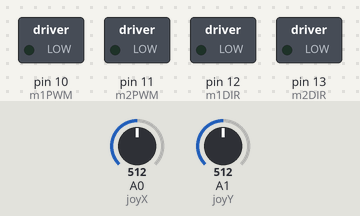
Simulated run of this sketch. Board: Arduino Uno, built with avr-gcc and run on an emulated ATmega328P. Parts: switched loads named in the sketch (green lamp = pin HIGH). The test bench sets the inputs (shaded band); at power-on: A0 (joyX) = 512, A1 (joyY) = 512.

Above: at 1.3 s.
1.4 s: A0 (joyX) set to 716
At 1.8 s:
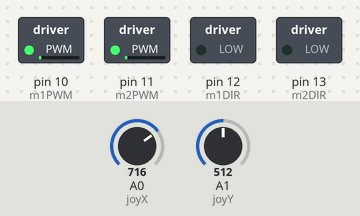
4.4 s: A1 (joyY) set to 716
At 5.21 s:
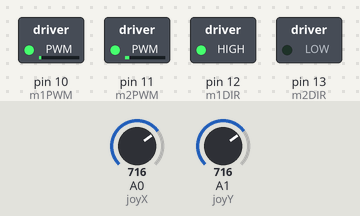
7.4 s: A0 (joyX) set to 900
10.4 s: A1 (joyY) set to 1023
At 10.82 s:
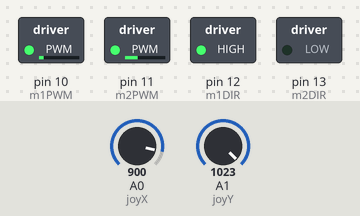
13.4 s: A0 (joyX) set to 0
At 13.83 s:
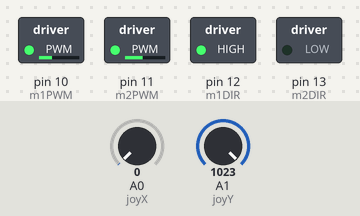
16.4 s: A1 (joyY) set to 900
Timing chart, 0 to 20.4 s (numbered marks = the images above; inputs shaded):
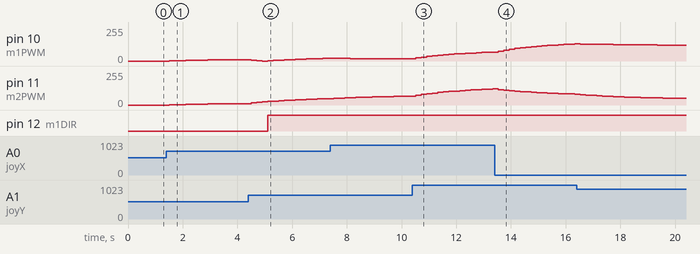

The sketch:

suitbot_control.ino
```cpp
int joyX = A0;
int joyY = A1;

int m1PWM = 10;
int m2PWM = 11;
int m1DIR = 12;
int m2DIR = 13;

int neu_val = 495;

float last_l = 0.0;
float last_r = 0.0;

float smooth_k = 0.9;

void setup() {
  Serial.begin(9600);

  pinMode(joyX, INPUT);
  pinMode(joyY, INPUT);

  pinMode(m1PWM, OUTPUT);
  pinMode(m2PWM, OUTPUT);
  pinMode(m1DIR, OUTPUT);
  pinMode(m2DIR, OUTPUT);

  delay(100);
  neu_val = analogRead(joyX);

}

void loop() {

  int x_val = analogRead(joyX);
  int y_val = analogRead(joyY);

  float left_out = float(y_val-neu_val) - float(x_val-neu_val)/3;
  float right_out = float(y_val-neu_val) + float(x_val-neu_val)/3;

  left_out = left_out / 1200.0;
  right_out = right_out / 1200.0;

  left_out = smooth_k*last_l + (1.0-smooth_k)*left_out;
  right_out = smooth_k*last_r + (1.0-smooth_k)*right_out;

  int left_pow = int(abs(left_out)*255);
  int right_pow = int(abs(right_out)*255);

  bool left_dir = left_out > 0;
  bool right_dir = right_out < 0;

  digitalWrite(m1DIR, left_dir);
  digitalWrite(m2DIR, right_dir);

  analogWrite(m1PWM, left_pow);
  analogWrite(m2PWM, right_pow);

  //Serial.println("motor_pwms");
  //Serial.println(left_out);
  //Serial.println(right_out);

  delay(200);

  last_l = left_out;
  last_r = right_out;

}
```

Measured:
- after the input at 1.4 s, pin 10 (m1PWM), pin 11 (m2PWM): moves from 0/255 to 11/255 over 2.6 s, starting after 0.10 s
- after the input at 4.4 s, pin 12 (m1DIR): LOW → HIGH after 0.71 s
- after the input at 10.4 s, pin 10 (m1PWM): moves from 16/255 to 67/255 over 2.8 s, starting after 0.12 s
